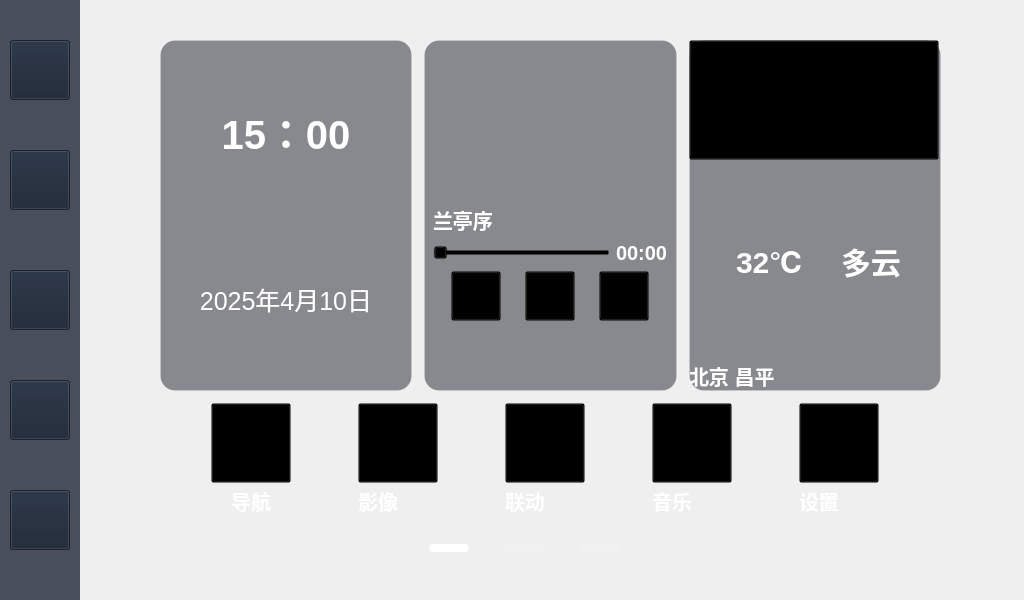
<?xml version="1.0" encoding="UTF-8"?>
<ui version="4.0">
 <class>Widget</class>
 <widget class="QWidget" name="Widget">
  <property name="geometry">
   <rect>
    <x>0</x>
    <y>0</y>
    <width>1024</width>
    <height>600</height>
   </rect>
  </property>
  <property name="minimumSize">
   <size>
    <width>1024</width>
    <height>600</height>
   </size>
  </property>
  <property name="maximumSize">
   <size>
    <width>1024</width>
    <height>600</height>
   </size>
  </property>
  <property name="windowTitle">
   <string>Widget</string>
  </property>
  <property name="styleSheet">
   <string notr="true">/* 1. 设置主窗口背景，使用 #Widget 锁定对象名，防止子控件继承背景 */
#Widget {
    background-image: url(:/background2.png);
    background-position: center;
    background-repeat: no-repeat;
}

/* 2. 侧边栏：只保留必要的装饰，移除 max-width 限制 */
#widget {
    background-color: rgba(15, 20, 35, 180);
    border-top-right-radius: 15px;
    border-bottom-right-radius: 15px;
}

/* 3. 侧边栏内的按钮：移除固定宽高，交给布局控制，仅保留交互反馈 */
#widget QPushButton {
    background: transparent;
    border: none;
    padding: 5px;
}

QPushButton:pressed {
    background-color: rgba(255, 255, 255, 30);
    border-radius: 5px;
}

/* 4. 文字标签：透明背景，白色文字 */
QLabel {
    color: #ffffff;
    font-size: 12px;
    background: transparent;
}

/* 5. 关键：强制让堆栈窗口及其页面透明，否则它们会遮挡主窗口背景图 */
QStackedWidget, QStackedWidget &gt; QWidget {
    background: transparent;
}

#lab_nav_text, #lab_video_text, #lab_apps_text, #lab_radio_text, #lab_settings_text {
    color: #ffffff;
    font-size: 12px;
    background: transparent;
    /* 核心代码：设置 Qt 属性实现水平和垂直双向居中 */
    qproperty-alignment: 'AlignHCenter | AlignVCenter';
    padding: 0px;
}</string>
  </property>
  <widget class="QWidget" name="slider" native="true">
   <property name="geometry">
    <rect>
     <x>0</x>
     <y>0</y>
     <width>80</width>
     <height>600</height>
    </rect>
   </property>
   <property name="minimumSize">
    <size>
     <width>80</width>
     <height>0</height>
    </size>
   </property>
   <property name="maximumSize">
    <size>
     <width>80</width>
     <height>600</height>
    </size>
   </property>
   <property name="styleSheet">
    <string notr="true">background-color: rgba(25, 35, 50, 200);</string>
   </property>
   <widget class="QPushButton" name="exit_btn">
    <property name="geometry">
     <rect>
      <x>10</x>
      <y>380</y>
      <width>60</width>
      <height>60</height>
     </rect>
    </property>
    <property name="minimumSize">
     <size>
      <width>60</width>
      <height>60</height>
     </size>
    </property>
    <property name="maximumSize">
     <size>
      <width>30</width>
      <height>30</height>
     </size>
    </property>
    <property name="styleSheet">
     <string notr="true">border-image: url(:/返回.png);</string>
    </property>
    <property name="text">
     <string/>
    </property>
   </widget>
   <widget class="QPushButton" name="wifi_btn">
    <property name="geometry">
     <rect>
      <x>10</x>
      <y>490</y>
      <width>60</width>
      <height>60</height>
     </rect>
    </property>
    <property name="minimumSize">
     <size>
      <width>60</width>
      <height>60</height>
     </size>
    </property>
    <property name="maximumSize">
     <size>
      <width>30</width>
      <height>30</height>
     </size>
    </property>
    <property name="styleSheet">
     <string notr="true">border-image: url(:/wifi.png);</string>
    </property>
    <property name="text">
     <string/>
    </property>
   </widget>
   <widget class="QPushButton" name="locate_btn">
    <property name="geometry">
     <rect>
      <x>10</x>
      <y>270</y>
      <width>60</width>
      <height>60</height>
     </rect>
    </property>
    <property name="minimumSize">
     <size>
      <width>60</width>
      <height>60</height>
     </size>
    </property>
    <property name="maximumSize">
     <size>
      <width>60</width>
      <height>60</height>
     </size>
    </property>
    <property name="styleSheet">
     <string notr="true">border-image: url(:img/定位.png);</string>
    </property>
    <property name="text">
     <string/>
    </property>
   </widget>
   <widget class="QPushButton" name="btn_home">
    <property name="geometry">
     <rect>
      <x>10</x>
      <y>150</y>
      <width>60</width>
      <height>60</height>
     </rect>
    </property>
    <property name="minimumSize">
     <size>
      <width>60</width>
      <height>60</height>
     </size>
    </property>
    <property name="maximumSize">
     <size>
      <width>60</width>
      <height>60</height>
     </size>
    </property>
    <property name="styleSheet">
     <string notr="true">border-image: url(:img/主页.png);</string>
    </property>
    <property name="text">
     <string/>
    </property>
   </widget>
   <widget class="QPushButton" name="btn_bluetooth">
    <property name="geometry">
     <rect>
      <x>10</x>
      <y>40</y>
      <width>60</width>
      <height>60</height>
     </rect>
    </property>
    <property name="minimumSize">
     <size>
      <width>60</width>
      <height>60</height>
     </size>
    </property>
    <property name="maximumSize">
     <size>
      <width>60</width>
      <height>60</height>
     </size>
    </property>
    <property name="styleSheet">
     <string notr="true">border-image: url(:img/蓝牙.png);</string>
    </property>
    <property name="text">
     <string/>
    </property>
   </widget>
  </widget>
  <widget class="QStackedWidget" name="stackedWidget">
   <property name="geometry">
    <rect>
     <x>80</x>
     <y>0</y>
     <width>1024</width>
     <height>600</height>
    </rect>
   </property>
   <property name="minimumSize">
    <size>
     <width>0</width>
     <height>600</height>
    </size>
   </property>
   <property name="maximumSize">
    <size>
     <width>1024</width>
     <height>600</height>
    </size>
   </property>
   <property name="styleSheet">
    <string notr="true">/* 针对 Page 1 容器设置背景透明 */
QWidget {
    background-color: transparent;
}</string>
   </property>
   <property name="currentIndex">
    <number>0</number>
   </property>
   <widget class="QWidget" name="page">
    <property name="minimumSize">
     <size>
      <width>420</width>
      <height>272</height>
     </size>
    </property>
    <property name="maximumSize">
     <size>
      <width>1000</width>
      <height>600</height>
     </size>
    </property>
    <property name="styleSheet">
     <string notr="true">/* 选中这三个标签的通用样式 */
#indictor1, #indictor2, #indictor3 {
    border: none;
    /* 1. 设置颜色：默认灰色 (未选中状态) */
    background-color: rgba(255, 255, 255, 30);
    /* 2. 设置圆角：高度的一半 */
    border-radius: 4px;
    /* 3. 固定大小：长条需要固定高度和宽度 */
    min-width: 40px;
    max-width: 40px;
    min-height: 8px;
    max-height: 8px;
}

#indictor1 {
    background-color: rgb(255, 255, 255);
}</string>
    </property>
    <widget class="QWidget" name="widget01" native="true">
     <property name="geometry">
      <rect>
       <x>70</x>
       <y>400</y>
       <width>791</width>
       <height>121</height>
      </rect>
     </property>
     <property name="styleSheet">
      <string notr="true">QLabel {
    font-size: 20px;
    font-weight: bold;
    background: transparent; /* 顺手解决黑边问题 */
    color: white;
}</string>
     </property>
     <layout class="QHBoxLayout" name="horizontalLayout">
      <item>
       <layout class="QVBoxLayout" name="verticalLayout_3">
        <property name="spacing">
         <number>0</number>
        </property>
        <item>
         <widget class="QPushButton" name="btn_nav_app">
          <property name="minimumSize">
           <size>
            <width>80</width>
            <height>80</height>
           </size>
          </property>
          <property name="maximumSize">
           <size>
            <width>80</width>
            <height>80</height>
           </size>
          </property>
          <property name="styleSheet">
           <string notr="true">border-image: url(:/导航.png);
</string>
          </property>
          <property name="text">
           <string/>
          </property>
         </widget>
        </item>
        <item>
         <widget class="QLabel" name="lab_nav_text">
          <property name="minimumSize">
           <size>
            <width>40</width>
            <height>20</height>
           </size>
          </property>
          <property name="maximumSize">
           <size>
            <width>80</width>
            <height>30</height>
           </size>
          </property>
          <property name="text">
           <string>导航</string>
          </property>
          <property name="alignment">
           <set>Qt::AlignCenter</set>
          </property>
         </widget>
        </item>
       </layout>
      </item>
      <item>
       <layout class="QVBoxLayout" name="verticalLayout_4">
        <property name="spacing">
         <number>0</number>
        </property>
        <item>
         <widget class="QPushButton" name="btn_video">
          <property name="minimumSize">
           <size>
            <width>80</width>
            <height>80</height>
           </size>
          </property>
          <property name="maximumSize">
           <size>
            <width>80</width>
            <height>80</height>
           </size>
          </property>
          <property name="styleSheet">
           <string notr="true">border-image: url(:/影像.png);</string>
          </property>
          <property name="text">
           <string/>
          </property>
         </widget>
        </item>
        <item>
         <widget class="QLabel" name="lab_video_text">
          <property name="minimumSize">
           <size>
            <width>40</width>
            <height>20</height>
           </size>
          </property>
          <property name="maximumSize">
           <size>
            <width>80</width>
            <height>30</height>
           </size>
          </property>
          <property name="text">
           <string>影像</string>
          </property>
         </widget>
        </item>
       </layout>
      </item>
      <item>
       <layout class="QVBoxLayout" name="verticalLayout_5">
        <property name="spacing">
         <number>0</number>
        </property>
        <item>
         <widget class="QPushButton" name="btn_apps">
          <property name="minimumSize">
           <size>
            <width>80</width>
            <height>80</height>
           </size>
          </property>
          <property name="maximumSize">
           <size>
            <width>80</width>
            <height>80</height>
           </size>
          </property>
          <property name="styleSheet">
           <string notr="true">border-image: url(:/应用.png);</string>
          </property>
          <property name="text">
           <string/>
          </property>
         </widget>
        </item>
        <item>
         <widget class="QLabel" name="lab_apps_text">
          <property name="minimumSize">
           <size>
            <width>40</width>
            <height>20</height>
           </size>
          </property>
          <property name="maximumSize">
           <size>
            <width>80</width>
            <height>30</height>
           </size>
          </property>
          <property name="text">
           <string>联动</string>
          </property>
         </widget>
        </item>
       </layout>
      </item>
      <item>
       <layout class="QVBoxLayout" name="verticalLayout_6">
        <property name="spacing">
         <number>0</number>
        </property>
        <item>
         <widget class="QPushButton" name="btn_music">
          <property name="minimumSize">
           <size>
            <width>80</width>
            <height>80</height>
           </size>
          </property>
          <property name="maximumSize">
           <size>
            <width>80</width>
            <height>80</height>
           </size>
          </property>
          <property name="styleSheet">
           <string notr="true">border-image: url(:/音乐.png);</string>
          </property>
          <property name="text">
           <string/>
          </property>
         </widget>
        </item>
        <item>
         <widget class="QLabel" name="lab_radio_text">
          <property name="minimumSize">
           <size>
            <width>40</width>
            <height>20</height>
           </size>
          </property>
          <property name="maximumSize">
           <size>
            <width>80</width>
            <height>30</height>
           </size>
          </property>
          <property name="text">
           <string>音乐</string>
          </property>
         </widget>
        </item>
       </layout>
      </item>
      <item>
       <layout class="QVBoxLayout" name="verticalLayout_7">
        <property name="spacing">
         <number>0</number>
        </property>
        <item>
         <widget class="QPushButton" name="btn_settings">
          <property name="minimumSize">
           <size>
            <width>80</width>
            <height>80</height>
           </size>
          </property>
          <property name="maximumSize">
           <size>
            <width>80</width>
            <height>80</height>
           </size>
          </property>
          <property name="styleSheet">
           <string notr="true">border-image: url(:/设置.png);</string>
          </property>
          <property name="text">
           <string/>
          </property>
         </widget>
        </item>
        <item>
         <widget class="QLabel" name="lab_settings_text">
          <property name="minimumSize">
           <size>
            <width>40</width>
            <height>20</height>
           </size>
          </property>
          <property name="maximumSize">
           <size>
            <width>80</width>
            <height>30</height>
           </size>
          </property>
          <property name="text">
           <string>设置</string>
          </property>
         </widget>
        </item>
       </layout>
      </item>
     </layout>
    </widget>
    <widget class="QWidget" name="layoutWidget">
     <property name="geometry">
      <rect>
       <x>80</x>
       <y>40</y>
       <width>781</width>
       <height>351</height>
      </rect>
     </property>
     <layout class="QHBoxLayout" name="horizontalLayout_2" stretch="1,1,1">
      <property name="spacing">
       <number>12</number>
      </property>
      <item>
       <widget class="QWidget" name="card_clock" native="true">
        <property name="minimumSize">
         <size>
          <width>0</width>
          <height>0</height>
         </size>
        </property>
        <property name="maximumSize">
         <size>
          <width>10000</width>
          <height>10000</height>
         </size>
        </property>
        <property name="styleSheet">
         <string notr="true">#card_clock {
    /* 保持原状，仅修改背景色，使用带透明度的深蓝/黑色调 */
    background-color: rgba(30, 35, 45, 0.5); 
    border-radius: 15px;
    border: 1px solid rgba(255, 255, 255, 0.1);
}

/* 顺便把里面的文字设为白色，并居中 */
#card_clock QLabel {
    color: white;
    background: transparent;
}

/* --- 在原有基础上添加以下内容 --- */

/* 针对时间：大、粗、醒目 */
#timeLabel {
    font-size: 40px;           /* 足够大的数字才有科技感 */
    font-weight: bold;         /* 加粗 */
    margin-bottom: 2px;        /* 压缩和日期之间的间距 */
    qproperty-alignment: 132;  /* 强制居中 (AlignHCenter | AlignVCenter) */
}

/* 针对日期：小、细、半透明 */
#dateLabel {
    font-size: 25px;
    color: rgba(255, 255, 255, 150); /* 半透明白，拉开层级 */
    margin-top: 0px;
    qproperty-alignment: 132;  /* 强制居中 */
}</string>
        </property>
        <layout class="QVBoxLayout" name="verticalLayout_8">
         <item>
          <layout class="QVBoxLayout" name="verticalLayout">
           <property name="spacing">
            <number>0</number>
           </property>
           <item>
            <widget class="QLabel" name="timeLabel">
             <property name="text">
              <string>15：00</string>
             </property>
             <property name="alignment">
              <set>Qt::AlignCenter</set>
             </property>
            </widget>
           </item>
           <item>
            <widget class="QLabel" name="dateLabel">
             <property name="text">
              <string>2025年4月10日</string>
             </property>
             <property name="alignment">
              <set>Qt::AlignCenter</set>
             </property>
            </widget>
           </item>
          </layout>
         </item>
        </layout>
       </widget>
      </item>
      <item>
       <widget class="QWidget" name="card_music" native="true">
        <property name="sizePolicy">
         <sizepolicy hsizetype="Preferred" vsizetype="Preferred">
          <horstretch>0</horstretch>
          <verstretch>0</verstretch>
         </sizepolicy>
        </property>
        <property name="layoutDirection">
         <enum>Qt::LeftToRight</enum>
        </property>
        <property name="styleSheet">
         <string notr="true">#card_music {
    background-color: rgba(30, 35, 45, 0.5); 
    border-radius: 15px;
    border: 1px solid rgba(255, 255, 255, 0.1);
}

/* 顺便把里面的文字设为白色，并居中 */
#card_music QLabel {
    color: white;
    background: transparent;
    font-size: 20px;
    font-weight: bold;
	qproperty-alignment: 'AlignCenter';
}</string>
        </property>
        <layout class="QVBoxLayout" name="verticalLayout_10">
         <property name="leftMargin">
          <number>9</number>
         </property>
         <item>
          <layout class="QVBoxLayout" name="verticalLayout_2">
           <property name="spacing">
            <number>6</number>
           </property>
           <item>
            <widget class="QLabel" name="CDLabel">
             <property name="minimumSize">
              <size>
               <width>150</width>
               <height>150</height>
              </size>
             </property>
             <property name="maximumSize">
              <size>
               <width>150</width>
               <height>150</height>
              </size>
             </property>
             <property name="styleSheet">
              <string notr="true">border-image: url(:/CD.png);</string>
             </property>
             <property name="text">
              <string/>
             </property>
             <property name="alignment">
              <set>Qt::AlignCenter</set>
             </property>
            </widget>
           </item>
           <item>
            <widget class="QLabel" name="SongTabel">
             <property name="minimumSize">
              <size>
               <width>150</width>
               <height>0</height>
              </size>
             </property>
             <property name="maximumSize">
              <size>
               <width>150</width>
               <height>16777215</height>
              </size>
             </property>
             <property name="text">
              <string>兰亭序</string>
             </property>
            </widget>
           </item>
          </layout>
         </item>
         <item>
          <layout class="QHBoxLayout" name="horizontalLayout_6">
           <item>
            <widget class="QSlider" name="SongSlider">
             <property name="orientation">
              <enum>Qt::Horizontal</enum>
             </property>
            </widget>
           </item>
           <item>
            <widget class="QLabel" name="songtabel">
             <property name="text">
              <string>00:00</string>
             </property>
            </widget>
           </item>
          </layout>
         </item>
         <item>
          <layout class="QHBoxLayout" name="horizontalLayout_3">
           <item>
            <widget class="QPushButton" name="Last_btn">
             <property name="minimumSize">
              <size>
               <width>50</width>
               <height>50</height>
              </size>
             </property>
             <property name="maximumSize">
              <size>
               <width>50</width>
               <height>50</height>
              </size>
             </property>
             <property name="styleSheet">
              <string notr="true">border-image: url(:/img/btn_playPrev_50.png);</string>
             </property>
             <property name="text">
              <string/>
             </property>
            </widget>
           </item>
           <item>
            <widget class="QPushButton" name="Play_btn">
             <property name="minimumSize">
              <size>
               <width>50</width>
               <height>50</height>
              </size>
             </property>
             <property name="maximumSize">
              <size>
               <width>50</width>
               <height>50</height>
              </size>
             </property>
             <property name="styleSheet">
              <string notr="true">border-image: url(:/img/btn_pausing.png);</string>
             </property>
             <property name="text">
              <string/>
             </property>
            </widget>
           </item>
           <item>
            <widget class="QPushButton" name="Next_btn">
             <property name="minimumSize">
              <size>
               <width>50</width>
               <height>50</height>
              </size>
             </property>
             <property name="maximumSize">
              <size>
               <width>50</width>
               <height>50</height>
              </size>
             </property>
             <property name="styleSheet">
              <string notr="true">border-image: url(:/img/btn_playNext_50.png);</string>
             </property>
             <property name="text">
              <string/>
             </property>
            </widget>
           </item>
          </layout>
         </item>
         <item>
          <spacer name="verticalSpacer_3">
           <property name="orientation">
            <enum>Qt::Vertical</enum>
           </property>
           <property name="sizeHint" stdset="0">
            <size>
             <width>20</width>
             <height>40</height>
            </size>
           </property>
          </spacer>
         </item>
        </layout>
       </widget>
      </item>
      <item>
       <widget class="QWidget" name="card_weather" native="true">
        <property name="styleSheet">
         <string notr="true">#card_weather {
    background-color: rgba(30, 35, 45, 0.5); 
    border-radius: 15px;
    border: 1px solid rgba(255, 255, 255, 0.1);
}

/* 顺便把里面的文字设为白色，并居中 */
#card_weather QLabel {
    color: white;
    background: transparent;
    font-weight: bold;
}

/* 1. 温度：最醒目，大号字体 */
#lab_temp {
    color: white;
    background: transparent;
    font-size: 30px;
    font-weight: bold;
	qproperty-alignment: 'AlignLeft';
}

/* 2. 天气描述 (如: 多云)：中等字号，稍微暗一点点 */
#lab_weather_status {
    color: rgba(255, 255, 255, 210); /* 略带透明的白 */
    background: transparent;
    font-size: 30px;
    font-weight: bold;
	qproperty-alignment: 'AlignLeft';
}

/* 3. 城市名称 (如: 北京 昌平)：最小，最暗，拉开层级 */
#lab_city {
    font-size: 20px;
	background: transparent;
    color: rgba(255, 255, 255, 150); /* 比较明显的变暗效果 */
	font-weight: bold;
    qproperty-alignment: 'AlignCenter';
}</string>
        </property>
        <layout class="QVBoxLayout" name="verticalLayout_9" stretch="1,0,1,0,0">
         <property name="spacing">
          <number>6</number>
         </property>
         <property name="leftMargin">
          <number>0</number>
         </property>
         <property name="topMargin">
          <number>0</number>
         </property>
         <property name="rightMargin">
          <number>0</number>
         </property>
         <property name="bottomMargin">
          <number>0</number>
         </property>
         <item>
          <widget class="QPushButton" name="weather_btn">
           <property name="minimumSize">
            <size>
             <width>120</width>
             <height>120</height>
            </size>
           </property>
           <property name="maximumSize">
            <size>
             <width>250</width>
             <height>120</height>
            </size>
           </property>
           <property name="styleSheet">
            <string notr="true">border-image: url(:/img/weather1.png);</string>
           </property>
           <property name="text">
            <string/>
           </property>
          </widget>
         </item>
         <item>
          <spacer name="verticalSpacer_2">
           <property name="orientation">
            <enum>Qt::Vertical</enum>
           </property>
           <property name="sizeHint" stdset="0">
            <size>
             <width>20</width>
             <height>40</height>
            </size>
           </property>
          </spacer>
         </item>
         <item>
          <layout class="QHBoxLayout" name="horizontalLayout_4" stretch="0,0,0">
           <property name="spacing">
            <number>5</number>
           </property>
           <item>
            <spacer name="horizontalSpacer">
             <property name="orientation">
              <enum>Qt::Horizontal</enum>
             </property>
             <property name="sizeHint" stdset="0">
              <size>
               <width>40</width>
               <height>20</height>
              </size>
             </property>
            </spacer>
           </item>
           <item>
            <widget class="QLabel" name="lab_temp">
             <property name="minimumSize">
              <size>
               <width>100</width>
               <height>50</height>
              </size>
             </property>
             <property name="maximumSize">
              <size>
               <width>100</width>
               <height>50</height>
              </size>
             </property>
             <property name="font">
              <font>
               <pointsize>-1</pointsize>
               <weight>75</weight>
               <bold>true</bold>
              </font>
             </property>
             <property name="text">
              <string>32℃</string>
             </property>
            </widget>
           </item>
           <item>
            <widget class="QLabel" name="lab_weather_status">
             <property name="minimumSize">
              <size>
               <width>100</width>
               <height>50</height>
              </size>
             </property>
             <property name="maximumSize">
              <size>
               <width>100</width>
               <height>50</height>
              </size>
             </property>
             <property name="text">
              <string>多云</string>
             </property>
            </widget>
           </item>
          </layout>
         </item>
         <item>
          <spacer name="verticalSpacer">
           <property name="orientation">
            <enum>Qt::Vertical</enum>
           </property>
           <property name="sizeHint" stdset="0">
            <size>
             <width>20</width>
             <height>40</height>
            </size>
           </property>
          </spacer>
         </item>
         <item>
          <widget class="QLabel" name="lab_city">
           <property name="enabled">
            <bool>true</bool>
           </property>
           <property name="sizePolicy">
            <sizepolicy hsizetype="Preferred" vsizetype="Preferred">
             <horstretch>0</horstretch>
             <verstretch>0</verstretch>
            </sizepolicy>
           </property>
           <property name="minimumSize">
            <size>
             <width>252</width>
             <height>30</height>
            </size>
           </property>
           <property name="maximumSize">
            <size>
             <width>252</width>
             <height>30</height>
            </size>
           </property>
           <property name="layoutDirection">
            <enum>Qt::LeftToRight</enum>
           </property>
           <property name="styleSheet">
            <string notr="true">qproperty-alignment: 'AlignHCenter | AlignVCenter';</string>
           </property>
           <property name="text">
            <string>北京 昌平</string>
           </property>
           <property name="margin">
            <number>0</number>
           </property>
          </widget>
         </item>
        </layout>
       </widget>
      </item>
     </layout>
    </widget>
    <widget class="QWidget" name="layoutWidget">
     <property name="geometry">
      <rect>
       <x>320</x>
       <y>540</y>
       <width>251</width>
       <height>16</height>
      </rect>
     </property>
     <layout class="QHBoxLayout" name="horizontalLayout_5">
      <item>
       <widget class="QLabel" name="indictor1">
        <property name="text">
         <string/>
        </property>
       </widget>
      </item>
      <item>
       <widget class="QLabel" name="indictor2">
        <property name="text">
         <string/>
        </property>
       </widget>
      </item>
      <item>
       <widget class="QLabel" name="indictor3">
        <property name="text">
         <string/>
        </property>
       </widget>
      </item>
     </layout>
    </widget>
   </widget>
   <widget class="QWidget" name="page_2">
    <property name="styleSheet">
     <string notr="true">/* 选中这三个标签的通用样式 */
#indictor1_2, #indictor2_2, #indictor3_2 {
    border: none;
    /* 1. 设置颜色：默认灰色 (未选中状态) */
    background-color: rgba(255, 255, 255, 30);
    /* 2. 设置圆角：高度的一半 */
    border-radius: 4px;
    /* 3. 固定大小：长条需要固定高度和宽度 */
    min-width: 40px;
    max-width: 40px;
    min-height: 8px;
    max-height: 8px;
}

#indictor2_2 {
    background-color: rgb(255, 255, 255);
}</string>
    </property>
    <widget class="QWidget" name="widget" native="true">
     <property name="geometry">
      <rect>
       <x>50</x>
       <y>390</y>
       <width>791</width>
       <height>131</height>
      </rect>
     </property>
     <property name="styleSheet">
      <string notr="true">QLabel {
    font-size: 20px;
    font-weight: bold;
    background: transparent; /* 顺手解决黑边问题 */
    color: white;
}</string>
     </property>
     <widget class="QWidget" name="layoutWidget">
      <property name="geometry">
       <rect>
        <x>10</x>
        <y>10</y>
        <width>82</width>
        <height>118</height>
       </rect>
      </property>
      <layout class="QVBoxLayout" name="verticalLayout_11">
       <item>
        <widget class="QPushButton" name="btn_environment">
         <property name="minimumSize">
          <size>
           <width>80</width>
           <height>80</height>
          </size>
         </property>
         <property name="maximumSize">
          <size>
           <width>80</width>
           <height>80</height>
          </size>
         </property>
         <property name="sizeIncrement">
          <size>
           <width>0</width>
           <height>0</height>
          </size>
         </property>
         <property name="styleSheet">
          <string notr="true">border-image: url(:/img/温度传感器.png);</string>
         </property>
         <property name="text">
          <string/>
         </property>
        </widget>
       </item>
       <item>
        <widget class="QLabel" name="label">
         <property name="minimumSize">
          <size>
           <width>80</width>
           <height>0</height>
          </size>
         </property>
         <property name="maximumSize">
          <size>
           <width>80</width>
           <height>10000</height>
          </size>
         </property>
         <property name="text">
          <string>传感器</string>
         </property>
         <property name="alignment">
          <set>Qt::AlignCenter</set>
         </property>
        </widget>
       </item>
      </layout>
     </widget>
     <widget class="QWidget" name="layoutWidget">
      <property name="geometry">
       <rect>
        <x>150</x>
        <y>10</y>
        <width>82</width>
        <height>118</height>
       </rect>
      </property>
      <layout class="QVBoxLayout" name="verticalLayout_12">
       <item>
        <widget class="QPushButton" name="btn_camera">
         <property name="minimumSize">
          <size>
           <width>80</width>
           <height>80</height>
          </size>
         </property>
         <property name="maximumSize">
          <size>
           <width>80</width>
           <height>80</height>
          </size>
         </property>
         <property name="styleSheet">
          <string notr="true">border-image: url(:/img/camera.png);</string>
         </property>
         <property name="text">
          <string/>
         </property>
        </widget>
       </item>
       <item>
        <widget class="QLabel" name="label_2">
         <property name="text">
          <string>倒车影像</string>
         </property>
        </widget>
       </item>
      </layout>
     </widget>
     <widget class="QWidget" name="layoutWidget">
      <property name="geometry">
       <rect>
        <x>300</x>
        <y>10</y>
        <width>82</width>
        <height>118</height>
       </rect>
      </property>
      <layout class="QVBoxLayout" name="verticalLayout_13">
       <item>
        <widget class="QPushButton" name="weather_btn_1">
         <property name="minimumSize">
          <size>
           <width>80</width>
           <height>80</height>
          </size>
         </property>
         <property name="maximumSize">
          <size>
           <width>80</width>
           <height>80</height>
          </size>
         </property>
         <property name="styleSheet">
          <string notr="true">border-image: url(:/img/weather1.png);</string>
         </property>
         <property name="text">
          <string/>
         </property>
        </widget>
       </item>
       <item>
        <widget class="QLabel" name="label_3">
         <property name="text">
          <string>天气</string>
         </property>
         <property name="alignment">
          <set>Qt::AlignCenter</set>
         </property>
        </widget>
       </item>
      </layout>
     </widget>
    </widget>
    <widget class="QCalendarWidget" name="calendarWidget">
     <property name="geometry">
      <rect>
       <x>190</x>
       <y>30</y>
       <width>581</width>
       <height>301</height>
      </rect>
     </property>
     <property name="styleSheet">
      <string notr="true">/* 日历最外层容器 */
QCalendarWidget {
    background-color: #2B2B2B;
}

/* 顶部导航栏（年月+左右箭头） */
QCalendarWidget QWidget#qt_calendar_navigationbar {
    background-color: #3C3C3C;
}

/* 顶部左右切换箭头按钮 */
QCalendarWidget QToolButton {
    color: #FFFFFF;
    background-color: #4A4A4A;
    font-size: 14px;
    border: none;
}
QCalendarWidget QToolButton:hover {
    background-color: #5A5A5A;
}

/* 年月标题文字 */
QCalendarWidget QLabel {
    color: #FFFFFF;
}

/* 核心修复：强制整个日历表格+所有单元格容器 全深色兜底，消灭中间黑块 */
QCalendarWidget QTableView,
QCalendarWidget QTableView &gt; QWidget,
QCalendarWidget QAbstractItemView {
    background-color: #2B2B2B;
    alternate-background-color: #2B2B2B;
    color: #FFFFFF;
    selection-background-color: #0078D7;
    selection-color: #FFFFFF;
    gridline-color: #444444;
    outline: none;
}

/* 周表头（星期几文字） */
QCalendarWidget QHeaderView::section {
    background-color: #3C3C3C;
    color: #FFFFFF;
    font-weight: bold;
    font-size: 14px;
    padding: 6px;
    border: none;
}
/* 周末表头标红 */
QCalendarWidget QHeaderView::section:first-child,
QCalendarWidget QHeaderView::section:last-child {
    color: #FF4444;
}

/* 普通日期格子 */
QCalendarWidget QTableView::item {
    color: #FFFFFF;
    padding: 6px;
    min-width:40px;
    min-height:35px;
}

/* 周末日期标红 和截图效果一致 */
QCalendarWidget QTableView::item:weekday(1),
QCalendarWidget QTableView::item:weekday(7) {
    color: #FF4444;
}

/* 选中日期高亮 */
QCalendarWidget QTableView::item:selected {
    background-color: #0078D7;
    color: white;
    font-weight:bold;
}

/* 其他月份灰色日期 */
QCalendarWidget QTableView::item:disabled {
    color: #666666;
}

/* 鼠标悬停 */
QCalendarWidget QTableView::item:hover:!selected {
    background-color:#454545;
    border-radius:2px;
}

/* 今日日期标记 */
QCalendarWidget QTableView::item:today {
    border:1px solid #0078D7;
}

/* ===================== 终极修复：月份 / 年份 下拉弹窗 100% 解决黑底 ===================== */
QCalendarWidget QComboBox {
    background-color: #3C3C3C;
    color: #FFFFFF;
    border: none;
}
QCalendarWidget QComboBox::drop-down {
    border: none;
}
QCalendarWidget QComboBox::view {
    background-color: #2B2B2B;
    color: #FFFFFF;
    border: 1px solid #444444;
}
QCalendarWidget QComboBox::item {
    background-color: #2B2B2B;
    color: #FFFFFF;
    padding: 6px 12px;
}
QCalendarWidget QComboBox::item:selected {
    background-color: #0078D7;
    color: #FFFFFF;
}
QCalendarWidget QComboBox::item:hover {
    background-color: #444444;
}</string>
     </property>
    </widget>
    <widget class="QWidget" name="layoutWidget">
     <property name="geometry">
      <rect>
       <x>340</x>
       <y>530</y>
       <width>231</width>
       <height>16</height>
      </rect>
     </property>
     <layout class="QHBoxLayout" name="horizontalLayout_7">
      <item>
       <widget class="QLabel" name="indictor1_2">
        <property name="text">
         <string/>
        </property>
       </widget>
      </item>
      <item>
       <widget class="QLabel" name="indictor2_2">
        <property name="text">
         <string/>
        </property>
       </widget>
      </item>
      <item>
       <widget class="QLabel" name="indictor3_2">
        <property name="text">
         <string/>
        </property>
       </widget>
      </item>
     </layout>
    </widget>
   </widget>
   <widget class="QWidget" name="page_3">
    <property name="styleSheet">
     <string notr="true">/* 选中这三个标签的通用样式 */
#indictor1_3, #indictor2_3, #indictor3_3 {
    border: none;
    /* 1. 设置颜色：默认灰色 (未选中状态) */
    background-color: rgba(255, 255, 255, 30);
    /* 2. 设置圆角：高度的一半 */
    border-radius: 4px;
    /* 3. 固定大小：长条需要固定高度和宽度 */
    min-width: 40px;
    max-width: 40px;
    min-height: 8px;
    max-height: 8px;
}

#indictor3_3 {
    background-color: rgb(255, 255, 255);
}</string>
    </property>
    <widget class="QWidget" name="layoutWidget">
     <property name="geometry">
      <rect>
       <x>340</x>
       <y>530</y>
       <width>221</width>
       <height>20</height>
      </rect>
     </property>
     <layout class="QHBoxLayout" name="horizontalLayout_8">
      <item>
       <widget class="QLabel" name="indictor1_3">
        <property name="text">
         <string/>
        </property>
       </widget>
      </item>
      <item>
       <widget class="QLabel" name="indictor2_3">
        <property name="text">
         <string/>
        </property>
       </widget>
      </item>
      <item>
       <widget class="QLabel" name="indictor3_3">
        <property name="text">
         <string/>
        </property>
       </widget>
      </item>
     </layout>
    </widget>
   </widget>
  </widget>
 </widget>
 <resources/>
 <connections/>
</ui>
